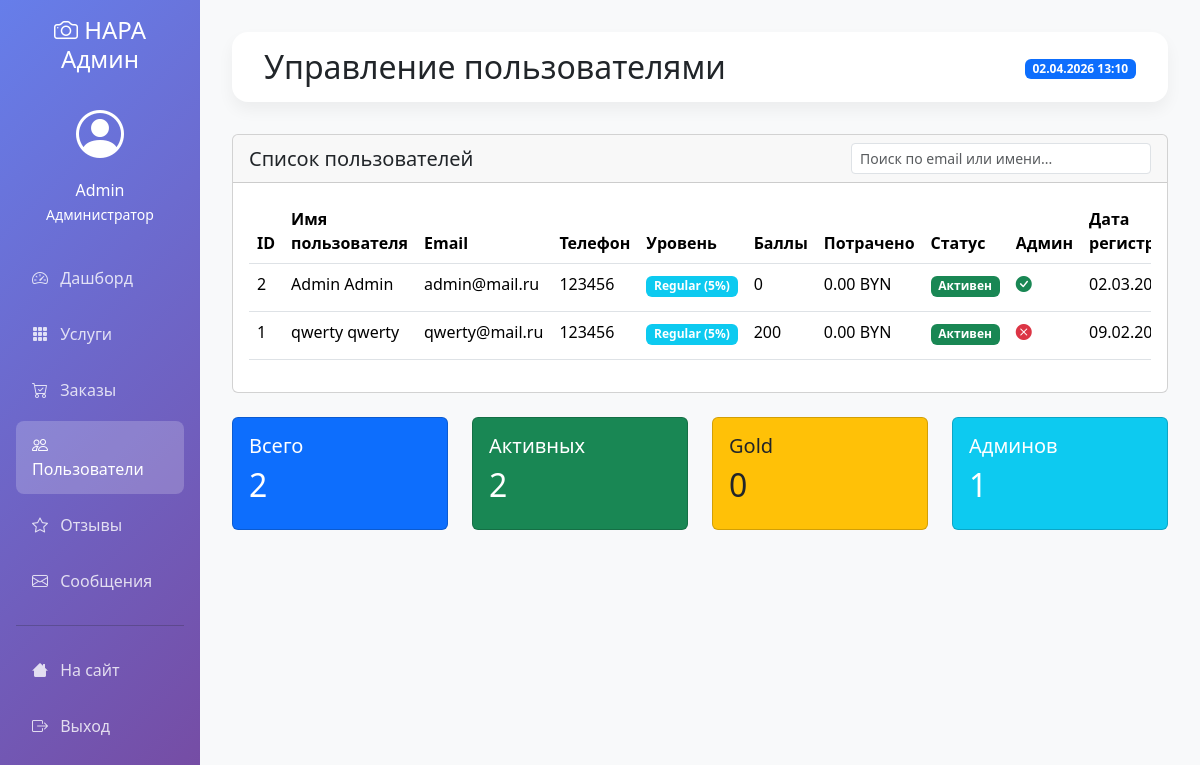
The app's page /admin/users (signed in), older data.
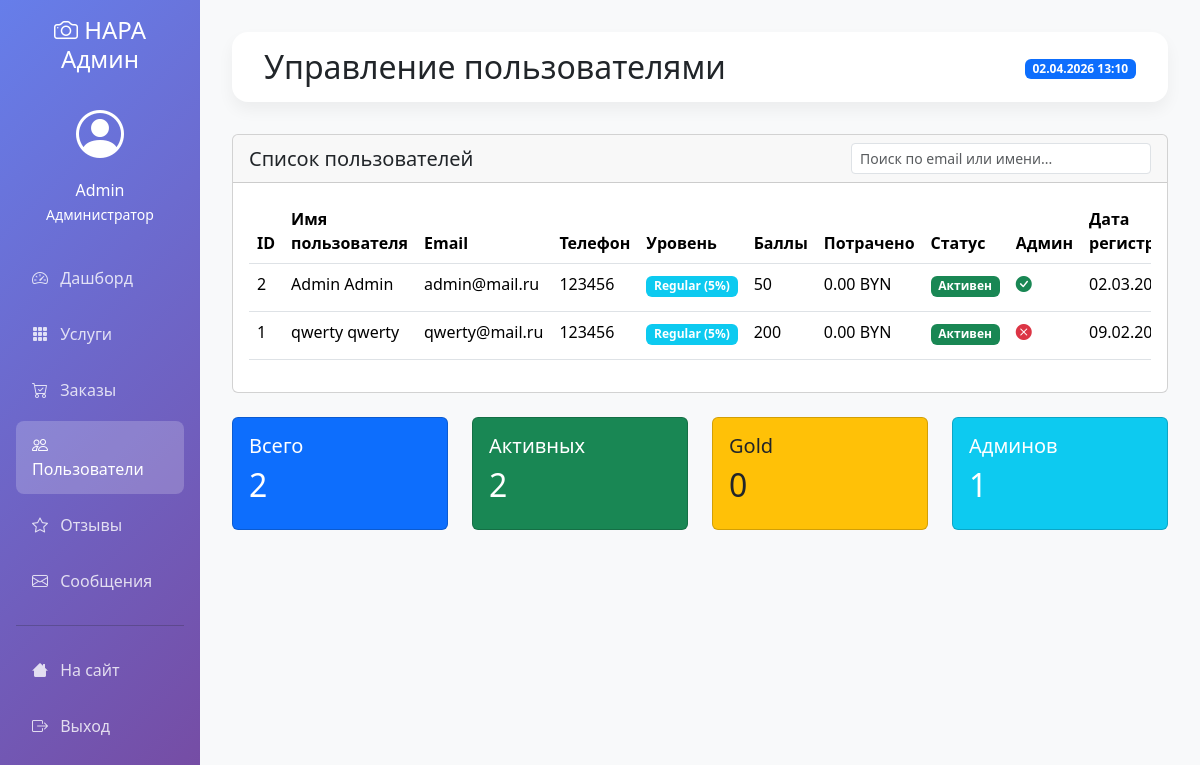
The same page, newer data.
### models.py (models this page shows, shortened)
class User(UserMixin, db.Model):
    __tablename__ = 'users'
    id = db.Column(db.Integer, primary_key=True)
    username = db.Column(db.String(64))
    email = db.Column(db.String(120), unique=True, nullable=False)
    password_hash = db.Column(db.String(256))
    first_name = db.Column(db.String(64))
    last_name = db.Column(db.String(64))
    phone = db.Column(db.String(20))
    created_at = db.Column(db.DateTime, default=datetime.now)
    is_active = db.Column(db.Boolean, default=True)
    is_admin = db.Column(db.Boolean, default=False)
    loyalty_points = db.Column(db.Integer, default=0)
    total_spent = db.Column(db.Float, default=0.0)
    loyalty_level = db.Column(db.String(20), default='regular')  # regular, silver, gold

### admin.py (the view)
@admin_bp.route('/users')
@login_required
@admin_required
def users():
    users = User.query.order_by(User.created_at.desc()).all()
    return render_template('admin/users.html', users=users)

### admin.py (called while the page is built)
def admin_required(f):
    @wraps(f)
    def decorated_function(*args, **kwargs):
        if not current_user.is_authenticated or not current_user.is_admin:
            flash('Доступ запрещен. Требуются права администратора.', 'danger')
            return redirect(url_for('index'))
        return f(*args, **kwargs)
    return decorated_function

### app.py (called while the page is built)
@login_manager.user_loader
def load_user(user_id):
    return User.query.get(int(user_id))

@app.context_processor
def utility_processor():
    return {'datetime': datetime}

### templates/admin/users.html (shortened to what this page needs)
{% extends "admin/base_admin.html" %}
{% block header %}Управление пользователями{% endblock %}
{% block content %}
<div class="card">
    <div class="card-header d-flex justify-content-between align-items-center">
        <h5 class="mb-0">Список пользователей</h5>
        <div>
            <input type="text" id="searchUsers" class="form-control form-control-sm"
                   placeholder="Поиск по email или имени..." style="width: 300px;">
        </div>
    </div>
    <div class="card-body">
        <div class="table-responsive">
            <table class="table table-hover" id="usersTable">
                <thead>
                    <tr>
                        <th>ID</th>
                        <th>Имя пользователя</th>
                        <th>Email</th>
                        <th>Телефон</th>
                        <th>Уровень</th>
                        <th>Баллы</th>
                        <th>Потрачено</th>
                        <th>Статус</th>
                        <th>Админ</th>
                        <th>Дата регистрации</th>
                    </tr>
                </thead>
                <tbody>
                    {% for user in users %}
                    <tr>
                        <td>{{ user.id }}</td>
                        <td>
                            {{ user.first_name or user.username }}
                            {% if user.last_name %} {{ user.last_name }}{% endif %}
                        </td>
                        <td>{{ user.email }}</td>
                        <td>{{ user.phone or '—' }}</td>
                        <td>
                            {% if user.loyalty_level == 'gold' %}
                                <span class="badge bg-warning text-dark">Gold (15%)</span>
                            {% elif user.loyalty_level == 'silver' %}
                                <span class="badge bg-secondary">Silver (10%)</span>
                            {% else %}
                                <span class="badge bg-info">Regular (5%)</span>
                            {% endif %}
                        </td>
                        <td>{{ user.loyalty_points }}</td>
                        <td>{{ "%.2f"|format(user.total_spent) }} BYN</td>
                        <td>
                            {% if user.is_active %}
                                <span class="badge bg-success">Активен</span>
                            {% else %}
                                <span class="badge bg-danger">Заблокирован</span>
                            {% endif %}
                        </td>
                        <td>
                            {% if user.is_admin %}
                                <i class="bi bi-check-circle-fill text-success"></i>
                            {% else %}
                                <i class="bi bi-x-circle-fill text-danger"></i>
                            {% endif %}
                        </td>
                        <td>{{ user.created_at.strftime('%d.%m.%Y') }}</td>
                    </tr>
                    {% else %}
                    <tr>
                        <td colspan="11" class="text-center">Пользователей не найдено</td>
                    </tr>
                    {% endfor %}
                </tbody>
            </table>
        </div>
    </div>
</div>
<div class="row mt-4">
    <div class="col-md-3">
        <div class="card bg-primary text-white">
            <div class="card-body">
                <h5 class="card-title">Всего</h5>
                <h2>{{ users|length }}</h2>
            </div>
        </div>
    </div>
    <div class="col-md-3">
        <div class="card bg-success text-white">
            <div class="card-body">
                <h5 class="card-title">Активных</h5>
                <h2>{{ users|selectattr('is_active', 'equalto', true)|list|length }}</h2>
            </div>
        </div>
    </div>
    <div class="col-md-3">
        <div class="card bg-warning text-dark">
            <div class="card-body">
                <h5 class="card-title">Gold</h5>
                <h2>{{ users|selectattr('loyalty_level', 'equalto', 'gold')|list|length }}</h2>
            </div>
        </div>
    </div>
    <div class="col-md-3">
        <div class="card bg-info text-white">
            <div class="card-body">
                <h5 class="card-title">Админов</h5>
                <h2>{{ users|selectattr('is_admin', 'equalto', true)|list|length }}</h2>
            </div>
        </div>
    </div>
</div>
{% endblock %}

### templates/admin/base_admin.html (shortened to what this page needs)
<!doctype html>
<html lang="ru">
<head>
    <link rel="stylesheet" href="{{ url_for('static', filename='css/bootstrap.min.css') }}">
    <link rel="stylesheet" href="{{ url_for('static', filename='css/bootstrap-icons.css') }}">
</head>
<body>
    <div class="container-fluid">
        <div class="row">
            <div class="col-md-3 col-lg-2 px-0">
                <div class="sidebar p-3">
                    <h4 class="text-white text-center mb-4">
                        <i class="bi bi-camera"></i> НАРА Админ
                    </h4>
                    <div class="text-white text-center mb-4">
                        <i class="bi bi-person-circle" style="font-size: 3rem;"></i>
                        <p class="mt-2 mb-0">{{ current_user.first_name or current_user.username }}</p>
                        <small>Администратор</small>
                    </div>
                    <nav class="nav flex-column">
                        <a class="nav-link {% if request.endpoint == 'admin.dashboard' %}active{% endif %}"
                           href="{{ url_for('admin.dashboard') }}">
                            <i class="bi bi-speedometer2"></i> Дашборд
                        </a>
                        <a class="nav-link {% if request.endpoint == 'admin.services' %}active{% endif %}"
                           href="{{ url_for('admin.services') }}">
                            <i class="bi bi-grid-3x3-gap-fill"></i> Услуги
                        </a>
                        <a class="nav-link {% if request.endpoint == 'admin.orders' %}active{% endif %}"
                           href="{{ url_for('admin.orders') }}">
                            <i class="bi bi-cart-check"></i> Заказы
                        </a>
                        <a class="nav-link {% if request.endpoint == 'admin.users' %}active{% endif %}"
                           href="{{ url_for('admin.users') }}">
                            <i class="bi bi-people"></i> Пользователи
                        </a>
                        <a class="nav-link {% if request.endpoint == 'admin.reviews' %}active{% endif %}"
                           href="{{ url_for('admin.reviews') }}">
                            <i class="bi bi-star"></i> Отзывы
                        </a>
                        <a class="nav-link {% if request.endpoint == 'admin.messages' %}active{% endif %}"
                           href="{{ url_for('admin.messages') }}">
                            <i class="bi bi-envelope"></i> Сообщения
                        </a>
                        <hr class="bg-white">
                        <a class="nav-link" href="{{ url_for('index') }}">
                            <i class="bi bi-house"></i> На сайт
                        </a>
                        <a class="nav-link" href="{{ url_for('logout') }}">
                            <i class="bi bi-box-arrow-right"></i> Выход
                        </a>
                    </nav>
                </div>
            </div>
            <div class="col-md-9 col-lg-10 px-0">
                <div class="content-wrapper">
                    <div class="admin-header d-flex justify-content-between align-items-center">
                        <h2 class="mb-0">{% block header %}{% endblock %}</h2>
                        <div>
                            <span class="badge bg-primary">{{ datetime.now().strftime('%d.%m.%Y %H:%M') }}</span>
                        </div>
                    </div>
                    {% block content %}{% endblock %}
                </div>
            </div>
        </div>
    </div>
</body>
</html>

### templates/admin/base_admin.html (style rules this page uses)
.sidebar { min-height: 100vh; background: linear-gradient(135deg, #667eea 0%, #764ba2 100%); }
.sidebar .nav-link { color: rgba(255,255,255,.8); padding: 0.8rem 1rem; margin: 0.2rem 0; border-radius: 0.5rem; }
.sidebar .nav-link.active { color: white; background: rgba(255,255,255,.2); }
.sidebar .nav-link i { margin-right: 0.5rem; }
.content-wrapper { padding: 2rem; background: #f8f9fa; min-height: 100vh; }
.admin-header { background: white; padding: 1rem 2rem; border-radius: 1rem; margin-bottom: 2rem; box-shadow: 0 0.5rem 1rem rgba(0,0,0,.05); }

Row changes from the older to the newer data that the page shows:
changed User "Admin": loyalty_points "0" → "50"
